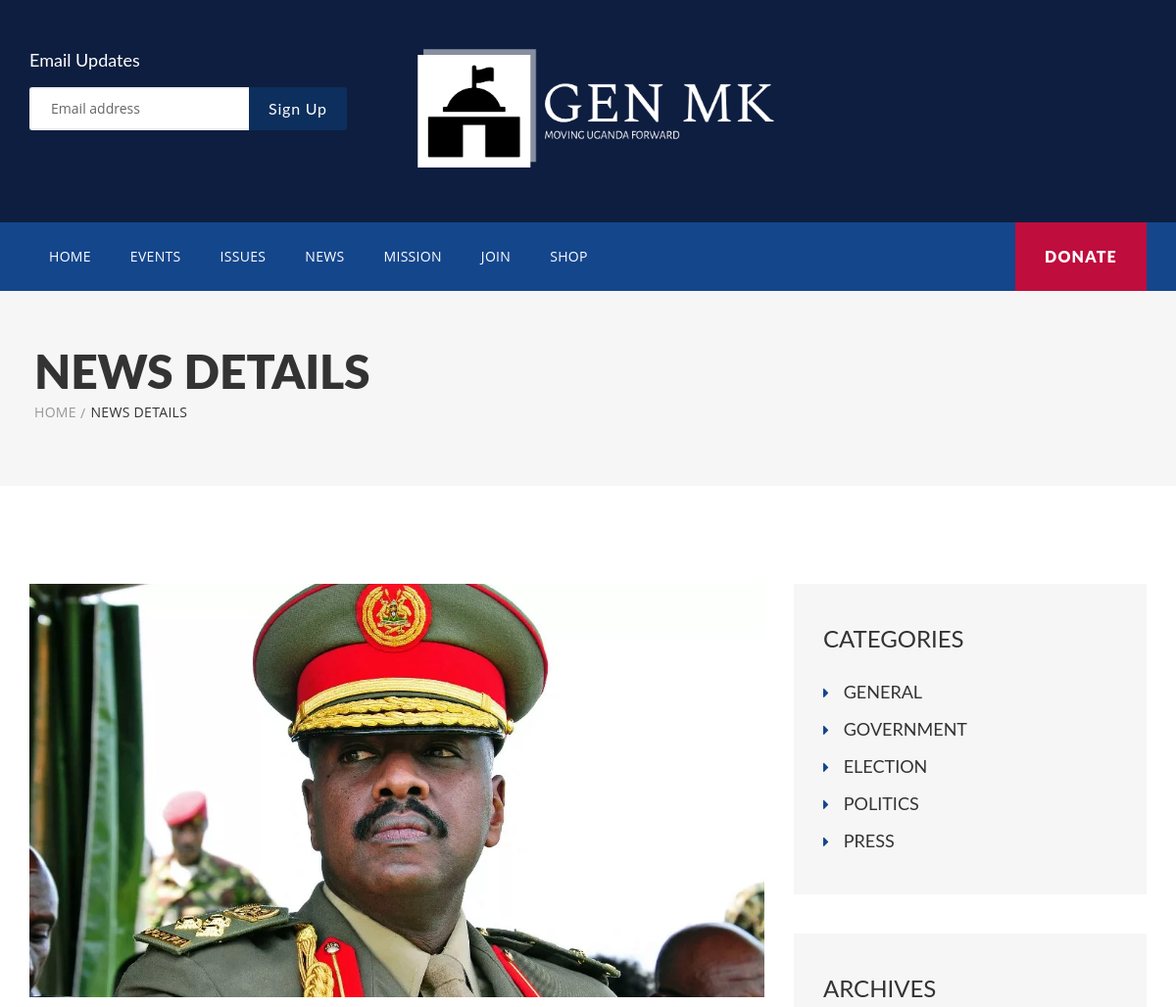
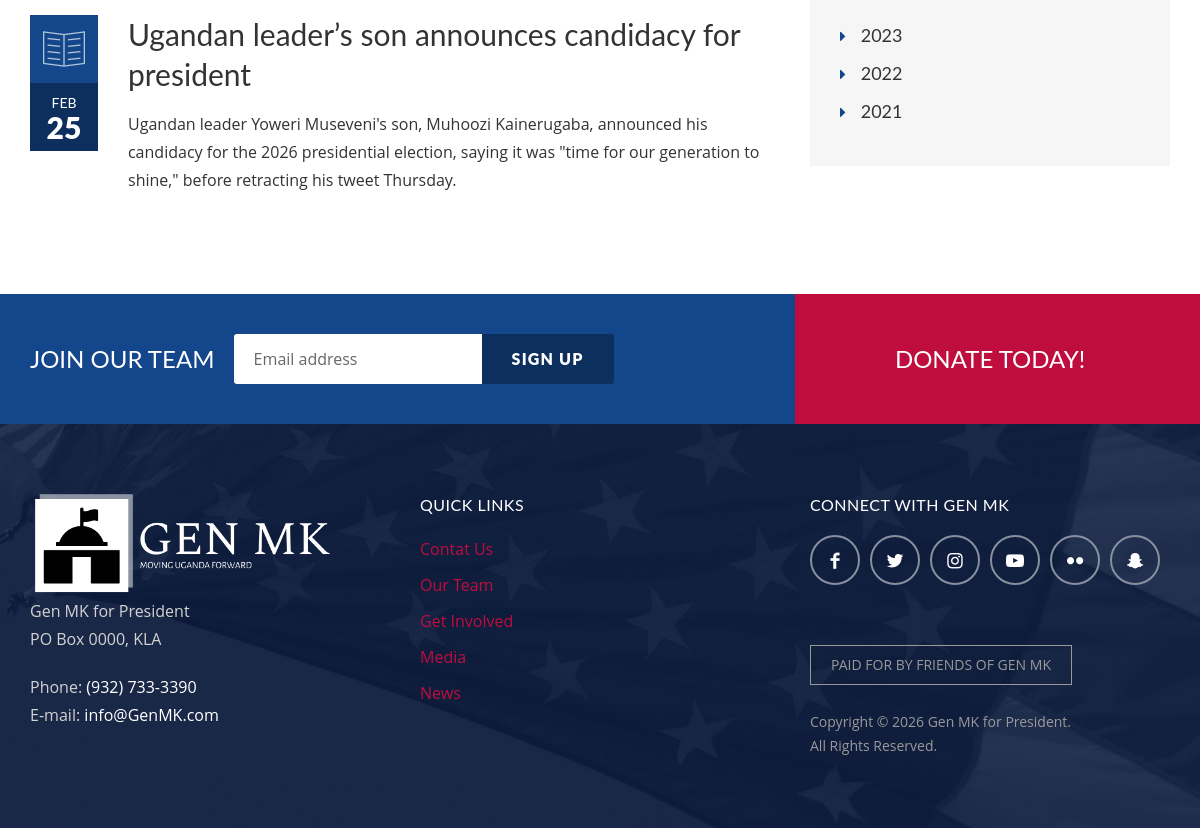
Screenshot of /news_details/1/ with the database file from the repository (2 pictures, top to bottom).
### mkprofile/models.py (models this page shows, shortened)
class News(models.Model):
    title = models.CharField(max_length=200, blank=True, null=True)
    content = models.TextField(blank=True, null=True)
    date = models.DateField(blank=True, null=True)
    image = models.ImageField(upload_to='news_images/', blank=True, null=True)
    youtube_url = models.URLField(blank=True, null=True)
    vimeo = models.URLField(blank=True, null=True)
    category = models.ForeignKey(Category, on_delete=models.CASCADE, related_name='news', null=True)
    archive = models.ForeignKey(NewsArchive, on_delete=models.CASCADE, related_name='news', null=True)

class Category(models.Model):
    name = models.CharField(max_length=50)

class NewsArchive(models.Model):
    year = models.IntegerField(unique=True, null=True)

### mkprofile/views.py (the view)
# urls.py: path('news_details/<int:news_id>/', views.news_details, name='news_details'),
def news_details(request, news_id):
    news_details = get_object_or_404(News, pk=news_id)
    categories = Category.objects.all()
    archives = NewsArchive.objects.all()
    return render(request, 'mkprofile/news_detail.html', {'news_details': news_details, 'categories': categories, 'archives': archives})

### mkprofile/templates/mkprofile/news_detail.html
{% extends 'layout/events_app.html' %}
{% load i18n %}
{% load static %}
{% block content %}
      <div class="breadcrumbs-wrap with-bg">
        <div class="container">
          <h1 class="page-title">NEWS DETAILS</h1>
          <ul class="breadcrumbs">
            <li><a href="index.html">Home</a></li>
            <li>News Details</li>
          </ul>
        </div>
      </div>
      <div class="page-content-wrap">
        <div class="container">
          <div class="row">
            <main id="main" class="col-md-8 col-sm-12">
              <div class="events-holder">
                <div class="event-item">
                  <div class="entry-attachment">
                    {% if  news_details.vimeo %}
                        <div class="responsive-iframe">
                          <iframe src="{{ news_details.vimeo }}?title=0&byline=0&portrait=0&color=dedede" allowfullscreen=""></iframe>
                        </div>
                    {% elif  news_details.youtube_url %}
                        <div class="responsive-iframe">
                            <iframe src="{{ news_details.youtube_url }}"></iframe>
                        </div>
                    {% elif  news_details.image %}
                        <img src="{{ news_details.image.url }}" alt="{{ entry.title }}">
                    {% endif %}
                </div>
                  <div class="event-date">
                    <div class="event-month">{{ news_details.date|date:"M" }}</div>
                    <div class="event-day">{{ news_details.date|date:"d" }}</div>
                  </div>
                  <div class="event-info">
                    <h4 class="event-link"><a href="#">{{ news_details.title }}</a></h4>
                    <p>{{ news_details.content }}</p>
                  </div>
                </div>
              </div>
            </main>
            <aside id="sidebar" class="col-md-4 col-sm-12">
             {% include 'partials/_newsdetails_sidebar.html' %}
            </aside>
          </div>
        </div>
      </div>
{% endblock %}

### mkprofile/templates/partials/_newsdetails_sidebar.html
{% load static %}
<div class="widget widget-bg">
  <h5 class="wt-title">Categories</h5>
  <ul class="custom-list type-1">
    {% for category in categories %}
        <li><h6><a href="{% url 'news_by_category' category_name=category.name %}">{{ category.name }}</a></h6></li>
    {% endfor %}
  </ul>
</div>
<div class="widget widget-bg">
  <h5 class="wt-title">Archives</h5>
  <ul class="custom-list type-1">
    {% for archive in archives %}
        <li><h6><a href="{% url 'news_by_year' year=archive.year %}">{{ archive.year }}</a></h6></li>
    {% endfor %}
  </ul>
</div>

### rows the page displays
News: image (picture), date "FEB", date "25", title "Ugandan leader’s son announces candidacy for president", content "Ugandan leader Yoweri Museveni's son, Muhoozi Kainerugaba, announced his candidacy for the 2026 presidential election, saying it was \"time for our generation to shine,\" before retracting his tweet Thursday."
Category: name "GENERAL"
Category: name "GOVERNMENT"
Category: name "ELECTION"
Category: name "POLITICS"
Category: name "PRESS"
NewsArchive: year "2023"
NewsArchive: year "2022"
NewsArchive: year "2021"
